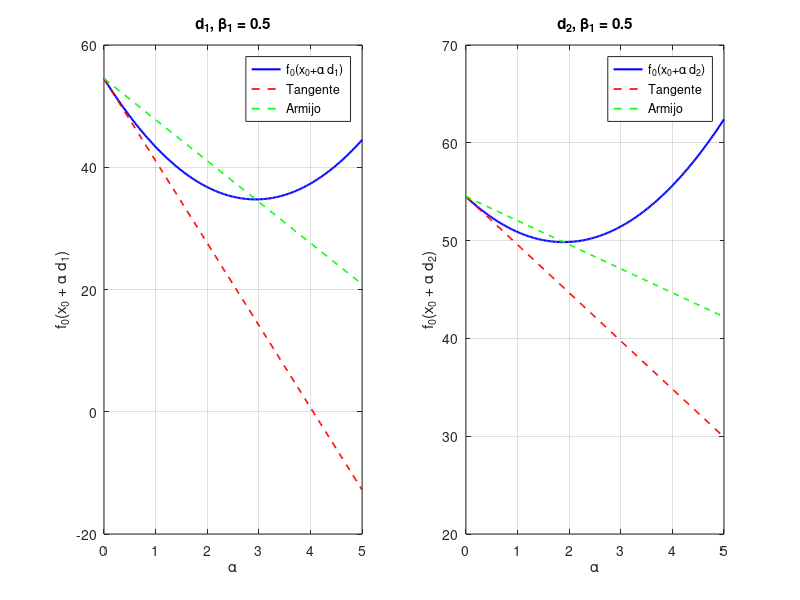
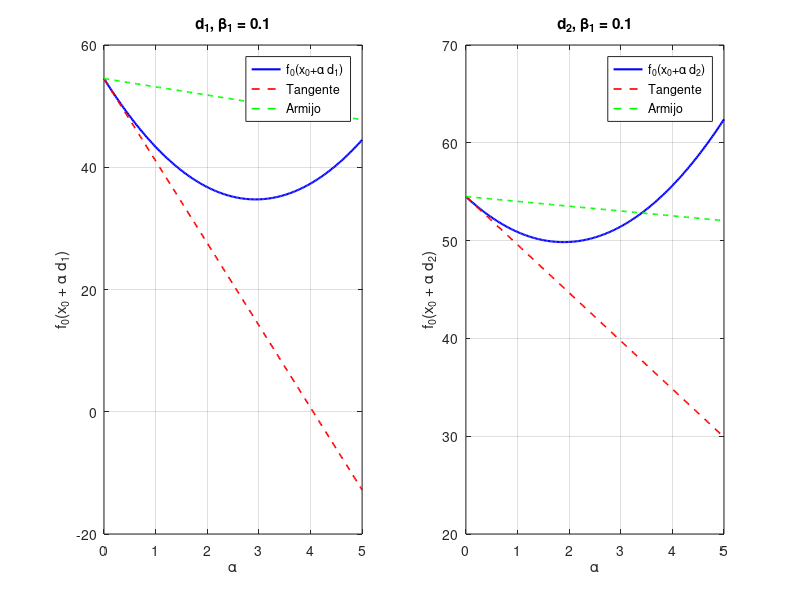

These charts were generated, in order, by the following MATLAB code:
 	clear; 
    clc; 
    close all;
 	
 	% Definition de la fonction et du gradient
 	f = @(x) 0.5*x(1)^2 + 4.5*x(2)^2;
 	gradf = @(x) [x(1); 9*x(2)];
 	
 	% Point initial
 	x0 = [10; 1];
 	f0_val = f(x0);
 	g0 = gradf(x0);
 	
 	% Directions
 	D1 = [-10; -9];
 	D2 = [-2; 1];
 	d1 = D1 / norm(D1);
 	d2 = D2 / norm(D2);
 	
 	% Produits scalaires
 	gTd1 = g0' * d1;
 	gTd2 = g0' * d2;
 	
 	% Pas alpha
 	alpha = linspace(0, 5, 200);
 	
 	% Calcul des courbes f(x0 + alpha*d)
 	f_alpha1 = arrayfun(@(a) f(x0 + a*d1), alpha);
 	f_alpha2 = arrayfun(@(a) f(x0 + a*d2), alpha);
 	
 	% Valeurs pour les droites tangentes
 	L1_d1 = f0_val + alpha * gTd1;
 	L1_d2 = f0_val + alpha * gTd2;
 	
 	% Boucle sur les deux valeurs de beta1
 	beta_vals = [0.5, 0.1];
 	
 	for i = 1:length(beta_vals)
 	beta1 = beta_vals(i);
 	
 	% Droites d'Armijo
 	Armijo_d1 = f0_val + beta1 * alpha * gTd1;
 	Armijo_d2 = f0_val + beta1 * alpha * gTd2;
 	
 	% Figure pour cette beta1
 	figure;
 	
 	% Sous-figure pour d1
 	subplot(1,2,1);
 	plot(alpha, f_alpha1, 'b-', 'LineWidth', 1.5);
 	hold on;
 	plot(alpha, L1_d1, 'r--', 'LineWidth', 1.2);
 	plot(alpha, Armijo_d1, 'g--', 'LineWidth', 1.2);
 	xlabel('\alpha');
 	ylabel('f_0(x_0 + \alpha d_1)');
 	title(['d_1, \beta_1 = ' num2str(beta1)]);
 	legend('f_0(x_0+\alpha d_1)', 'Tangente', 'Armijo', 'Location', 'best');
 	grid on;
 	
 	% Sous-figure pour d2
 	subplot(1,2,2);
 	plot(alpha, f_alpha2, 'b-', 'LineWidth', 1.5);
 	hold on;
 	plot(alpha, L1_d2, 'r--', 'LineWidth', 1.2);
 	plot(alpha, Armijo_d2, 'g--', 'LineWidth', 1.2);
 	xlabel('\alpha');
 	ylabel('f_0(x_0 + \alpha d_2)');
 	title(['d_2, \beta_1 = ' num2str(beta1)]);
 	legend('f_0(x_0+\alpha d_2)', 'Tangente', 'Armijo', 'Location', 'best');
 	grid on;
 	end
